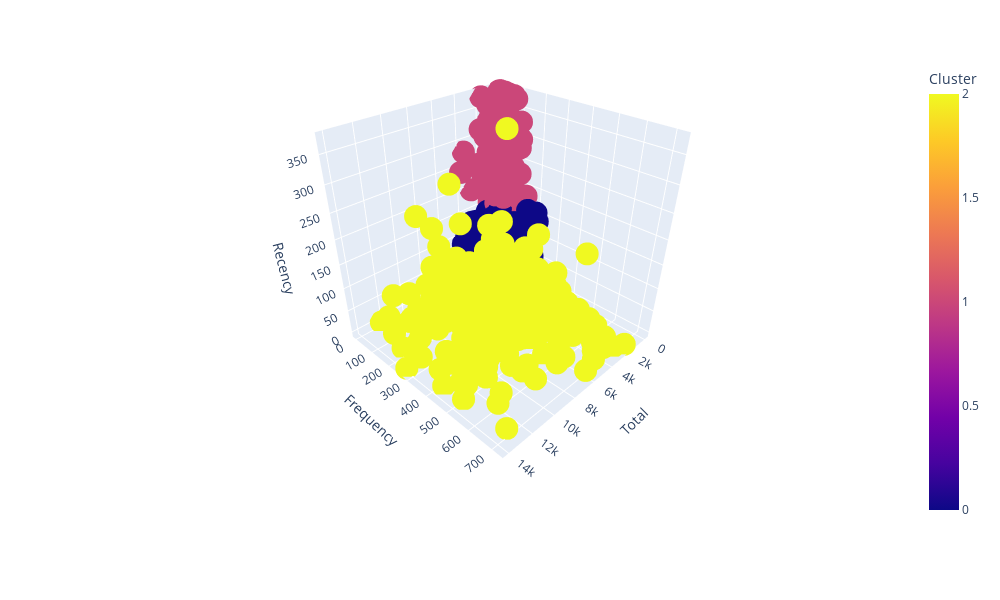

Notebook code for this chart:
### Code cell
import plotly.express as px

fig = px.scatter_3d(rfm_back, x="Total", y="Frequency", z="Recency",
              color="Cluster")
fig.update_layout(
    width=1000,
    height=600
)
fig.show()

### Figure 1 — Plotly figure (JSON) as saved in the notebook; plotly's stock layout.template omitted (floating-point values rounded to 4 significant figures; data arrays with more than 128 entries replaced by an {"elided": "..."} marker saying what was removed)
{"data": [{"hovertemplate": "Total=%{x}<br>Frequency=%{y}<br>Recency=%{z}<br>Cluster=%{marker.color}<extra></extra>", "legendgroup": "", "marker": {"color": {"elided": "4257 int values"}, "coloraxis": "coloraxis", "symbol": "circle"}, "mode": "markers", "name": "", "scene": "scene", "showlegend": false, "type": "scatter3d", "x": {"elided": "4257 float values"}, "y": {"elided": "4257 int values"}, "z": {"elided": "4257 int values"}}], "layout": {"coloraxis": {"colorbar": {"title": {"text": "Cluster"}}, "colorscale": [[0, "#0d0887"], [0.1111, "#46039f"], [0.2222, "#7201a8"], [0.3333, "#9c179e"], [0.4444, "#bd3786"], [0.5556, "#d8576b"], [0.6667, "#ed7953"], [0.7778, "#fb9f3a"], [0.8889, "#fdca26"], [1, "#f0f921"]]}, "dragmode": "pan", "height": 600, "legend": {"tracegroupgap": 0}, "margin": {"t": 60}, "scene": {"aspectmode": "auto", "aspectratio": {"x": 1, "y": 1, "z": 1}, "camera": {"center": {"x": 0.1053, "y": 0.04534, "z": -0.1506}, "eye": {"x": 1.477, "y": 1.417, "z": 1.221}, "projection": {"type": "perspective"}, "up": {"x": 0, "y": 0, "z": 1}}, "domain": {"x": [0, 1], "y": [0, 1]}, "dragmode": "pan", "xaxis": {"title": {"text": "Total"}, "type": "linear"}, "yaxis": {"title": {"text": "Frequency"}, "type": "linear"}, "zaxis": {"title": {"text": "Recency"}, "type": "linear"}}, "width": 1000}}
